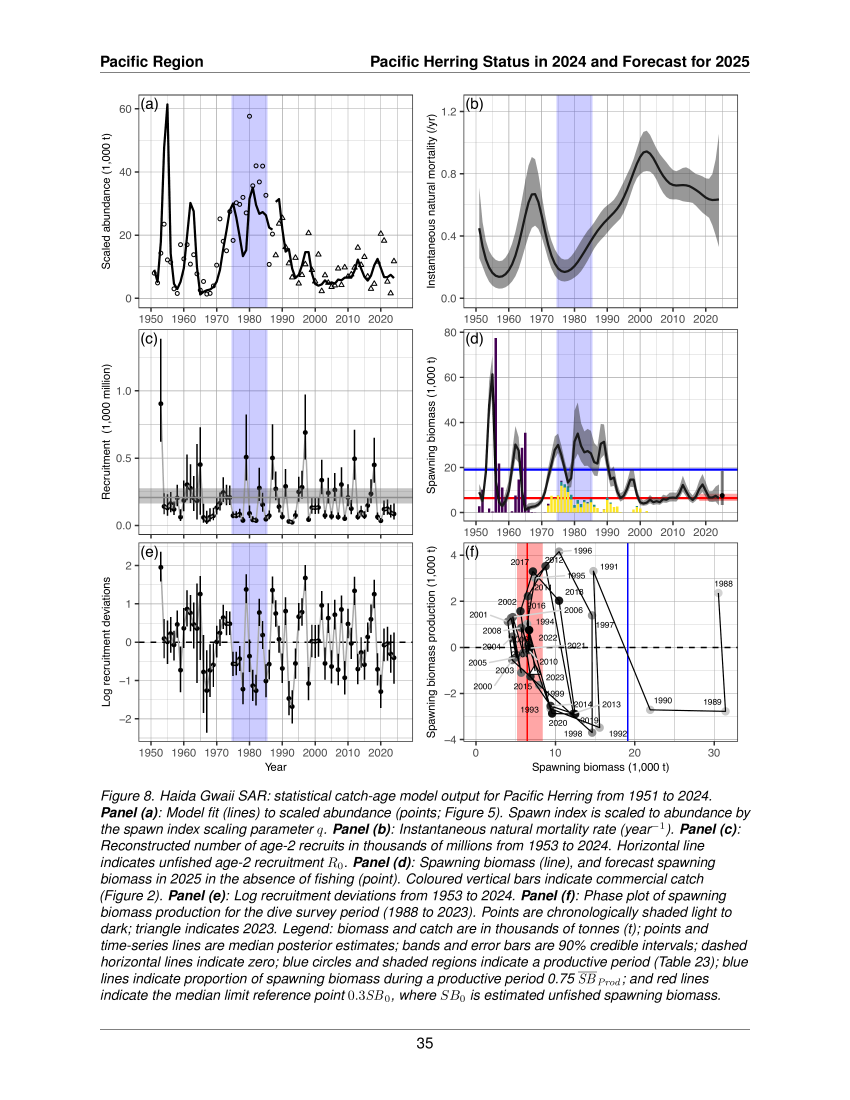
#> input picture talk-usuk-forum-2026/Talk_Materials/deck_build/dfo_src/SR2025005_page35_400dpi.png, 3400 x 4400 px (shown at 1/4 size)
$ python digitize_fig8d.py
#> lines starting #> are read from the running program, lines starting #| are printed output that depends on the picture; after the words box and inside, x2 and y2 are one past the last pixel; in counts of white or black regions, pixels touching at a corner belong together; long printed decimals are rounded
#!/usr/bin/env python3
# Digitize the black SPAWNING-BIOMASS median line from DFO SR 2025/005 Fig 8(d)
# (Haida Gwaii SCA, 1951-2024). Reproducible pixel trace — NOT eyeballed.
#
# y-calibration is INTERNAL & EXACT: the red horizontal line = LRP = 0.3*SB0 =
# 6.452 kt and the blue line = 0.75*SB_Prod = 19.107 kt (DFO SR 2025/005
# Table 19). Two known values -> exact linear pixel->kt map.
# x-calibration: detect the major decade vertical gridlines (1950..2020).
import numpy as np
from PIL import Image
import csv, os

SRC = os.path.join(os.path.dirname(__file__), "dfo_src",
                   "SR2025005_page35_400dpi.png")
OUT = os.path.join(os.path.dirname(__file__), "dfo_src")
im = Image.open(SRC).convert("RGB")
#> im is the input picture: PIL image 3400x4400 RGB; mean R, G, B 235.4, 234.8, 236.8
W, H = im.size
#> W = 3400; H = 4400
a = np.asarray(im).astype(int)               # (H,W,3)

# Panel (d) lives mid-right; crop generous then work in crop coords.
x0, y0, x1, y1 = int(W*0.50), int(H*0.295), int(W*0.99), int(H*0.505)
#> x0 = 1700; y0 = 1298; x1 = 3366; y1 = 2222
c = a[y0:y1, x0:x1]                           # crop
ch, cw, _ = c.shape
#> ch = 924; cw = 1666
R, G, B = c[:,:,0], c[:,:,1], c[:,:,2]
#> R: shape (924, 1666) int64; 256 distinct labels, from 0 to 255
#> G: shape (924, 1666) int64; 256 distinct labels, from 0 to 255
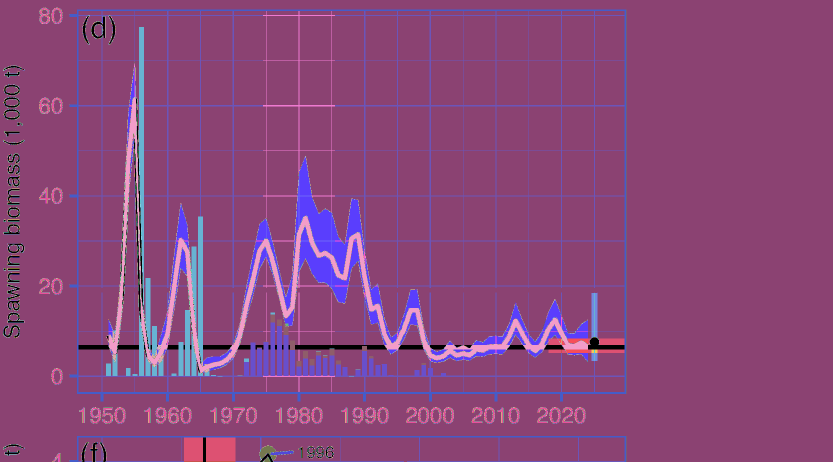
#> B: shape (924, 1666) int64 (shown at 1/2 size); 256 distinct labels, from 0 to 255; one colour per label, 0 black

# --- y-calibration from the red & blue reference lines ---
red  = (R > 150) & (G < 95) & (B < 95)
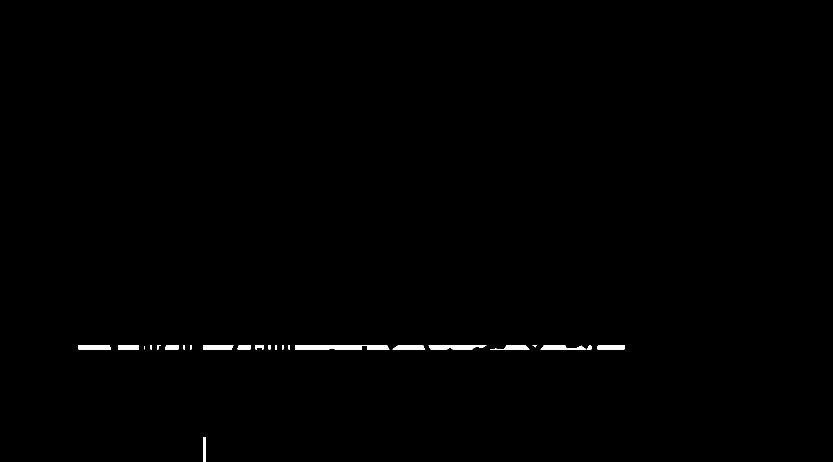
#> red: shape (924, 1666) bool (shown at 1/2 size); 0.46% white; 24 white regions (1 under 20 px), largest, box (x1, y1, x2, y2) and area: (590, 690, 779, 699) 1587, (857, 690, 973, 699) 877, (157, 690, 222, 699) 573
blue = (B > 150) & (R < 95) & (G < 130)
#> blue: shape (924, 1666) bool; 0.59% white; 12 white regions, largest, box (x1, y1, x2, y2) and area: (739, 576, 1249, 585) 4583, (593, 576, 730, 585) 1228, (406, 576, 496, 585) 804
red_rows  = np.where(red.sum(axis=1)  > 0.45*cw)[0]
#> red_rows = [690, 691, 692, 693, 694, 696, 697, 698]
blue_rows = np.where(blue.sum(axis=1) > 0.45*cw)[0]
#> blue_rows = [576, 577, 578, 579, 580, 581, 582, 583, 584]
y_red  = red_rows.mean()
#> y_red = 693.9
y_blue = blue_rows.mean()
#> y_blue = 580
V_RED, V_BLUE = 6.452, 19.107                 # Table 19 medians (kt)
# value = m*ypix + k
m = (V_RED - V_BLUE) / (y_red - y_blue)
#> m = -0.111
k = V_RED - m*y_red
#> k = 83.56
def y2v(yp): return m*yp + k

mx = np.maximum(np.maximum(R,G),B); mn = np.minimum(np.minimum(R,G),B)
#> after `mx = np.maximum(np.maximum(R, G), B)`: mx: shape (924, 1666) int64; 256 distinct labels, from 0 to 255
#> after `mn = np.minimum(np.minimum(R, G), B)`: mn: shape (924, 1666) int64; 256 distinct labels, from 0 to 255
blackpx = (mx < 110) & ((mx-mn) < 45)         # near-black/neutral
#> blackpx: shape (924, 1666) bool; 4.4% white; 92 white regions (6 under 20 px), largest, box (x1, y1, x2, y2) and area: (213, 127, 1178, 746) 31914, (139, 19, 1252, 803) 13413, (139, 872, 1252, 924) 3648

# --- plot interior X-extent from the red/blue reference-line span ---
# geom_hline spans the full panel data region -> its column extent = panel.
ref = red | blue
#> ref: shape (924, 1666) bool; 1.1% white; 36 white regions (1 under 20 px), largest, box (x1, y1, x2, y2) and area: (739, 576, 1249, 585) 4583, (590, 690, 779, 699) 1587, (593, 576, 730, 585) 1228
refcols = np.where(ref.sum(axis=0) > 0)[0]
#> refcols = 1029 values from 157 to 1248
xL, xR = int(refcols.min()), int(refcols.max())
#> xL = 157; xR = 1248
# ggplot continuous-x default expansion = mult 0.05 each side.
# Fig 8(d) data x-range = 1951..2025 (incl. 2025 forecast pt). The decade
# tick LABELS are 1950..2020; gridlines sit at those years inside the panel.
# Detect decade vertical gridlines strictly INSIDE (xL,xR), in a clean upper
# band (few data here except the 1956 bar) using neutral light-grey columns.
yb0, yb1 = max(0,int(min(y_red,y_blue))-9999), 0  # placeholder
#> yb0 = 0; yb1 = 0
# clean band = top ~12% of interior (above most data); interior top approx:
itop = max(0, int(y_red - (V_RED)/((V_BLUE-V_RED)/(y_blue-y_red+1e-9))) ) if False else 5
#> itop = 5
band = c[itop:itop+ max(20,int(0.10*ch)), xL+3:xR-3]
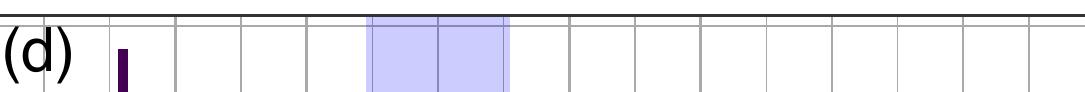
#> band: shape (92, 1085, 3) int64; mean R, G, B 235.5, 235.2, 241.1
mxb = np.maximum(np.maximum(band[:,:,0],band[:,:,1]),band[:,:,2])
#> mxb: shape (92, 1085) int64; 213 distinct labels, from 0 to 255
mnb = np.minimum(np.minimum(band[:,:,0],band[:,:,1]),band[:,:,2])
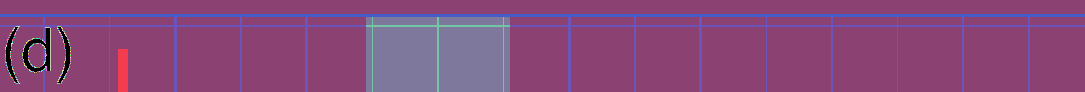
#> mnb: shape (92, 1085) int64; 212 distinct labels, from 0 to 255; one colour per label, 0 black
gl  = (mxb < 225) & (mxb > 120) & ((mxb-mnb) < 25)   # grey gridline
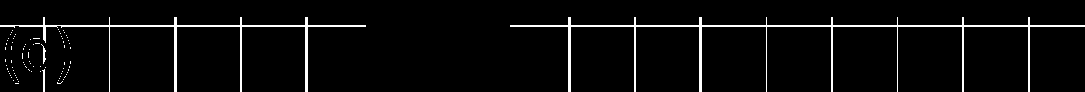
#> gl: shape (92, 1085) bool; 4% white in thin lines or dots, all inside (x1, y1, x2, y2) = (0, 17, 1085, 92)
prof = gl.sum(axis=0)
#> prof = 1085 values, max 75 at index 109, min 0 at index 366, mean 3.67
thr = max(3, 0.5*band.shape[0])
#> thr = 46
cols = np.where(prof >= thr)[0] + (xL+3)
#> cols = 27 values from 203 to 1189
# cluster
if len(cols):
    groups,cur=[],[cols[0]]
#> groups = []; cur = [203]
    for v in cols[1:]:
        if v-cur[-1]<=4: cur.append(v)
        else: groups.append(int(np.mean(cur))); cur=[v]
#> this loop made 26 passes
#> (v, cur) on passes 2, 3, 6, 8, 11, 14, 16, 19, 20, 22, 23, 25: (269, [269]), (334, [334]), (400, [400]), (465, [465]), (728, [728]), (794, [794]), (859, [859]), (926, [926]), (991, [991]), (1057, [1057]), (1122, [1122]), (1188, [1188])
#> v on passes 1, 4, 5, 7, 9, 10: 204, 335, 336, 401, 466, 467
#> after the loop, groups = [203, 269, 335, 400, 466, 729, 794, 860, 926, 991, 1057, 1122]
    groups.append(int(np.mean(cur))); groups=np.array(sorted(groups))
#> after `groups = np.array(sorted(groups))`: groups = [203, 269, 335, 400, 466, 729, 794, 860, 926, 991, 1057, 1122, 1188]
else:
    groups=np.array([])
years_dec = np.array([1950,1960,1970,1980,1990,2000,2010,2020])
#> years_dec = [1950, 1960, 1970, 1980, 1990, 2000, 2010, 2020]
# Robust: anchor X by the panel edges + ggplot 0.05 expansion (data 1951..2025)
dmin,dmax = 1951.0, 2025.0
pad = 0.05*(dmax-dmin)
panel_lo, panel_hi = dmin-pad, dmax+pad         # years at xL, xR
def yr2x(y): return xL + (y-panel_lo)/(panel_hi-panel_lo)*(xR-xL)
def x2yr(xp): return panel_lo + (xp-xL)/(xR-xL)*(panel_hi-panel_lo)
# QA the edge model against detected decade gridlines (if any)
if len(groups)>=6:
    gy = np.array([x2yr(g) for g in groups])
#> gy = [1950.7, 1955.7, 1960.6, 1965.4, 1970.4, 1990, 1994.8, 1999.8, 2004.7, 2009.5, 2014.4, 2019.3, 2024.2]
    # snap to nearest decade and report residual
    snap = np.round(gy/10)*10
#> snap = [1950, 1960, 1960, 1970, 1970, 1990, 1990, 2000, 2000, 2010, 2010, 2020, 2020]
    resid = np.abs(gy-snap)
#> resid = [0.732, 4.34, 0.581, 4.57, 0.355, 0.0228, 4.83, 0.249, 4.68, 0.475, 4.45, 0.701, 4.22]
    print(f"x-edge model: xL={xL} xR={xR} panel[{panel_lo:.1f},{panel_hi:.1f}]"
          f"  gridline-decade residual median={np.median(resid):.2f} yr (n={len(groups)})")
#| x-edge model: xL=157 xR=1248 panel[1947.3,2028.7]  gridline-decade residual median=0.73 yr (n=13)
else:
    print(f"x-edge model: xL={xL} xR={xR} panel[{panel_lo:.1f},{panel_hi:.1f}]  (no gridline check)")
y_top = max(0, int(min(y_red, y_blue)) - 250)
#> y_top = 330

# --- isolate the black SB line ---
# near-black & neutral; exclude red/blue line rows; exclude ribbon (mid grey)
black = (mx < 95) & ((mx-mn) < 38)
#> black: shape (924, 1666) bool; 4.2% white; 85 white regions (2 under 20 px), largest, box (x1, y1, x2, y2) and area: (213, 194, 1178, 746) 30358, (139, 19, 1252, 803) 13413, (139, 872, 1252, 924) 3648
black[red] = False; black[blue] = False
# NOTE: do NOT blank the red/blue rows wholesale — the SB line hugs the LRP
# in the recent low period; per-pixel colour exclusion above is enough.
# restrict to plot interior using the (solid) y-calibration: the value=0
# baseline is at pixel (0-k)/m; ignore anything at/below it (axis, labels,
# catch-bar bases) and anything implausibly high (> 85 kt).
y_zero = int(round((0.0 - k)/m))
#> y_zero = 752
y_hi   = int(round((85.0 - k)/m))
#> y_hi = -13
black[y_zero+1:, :] = False
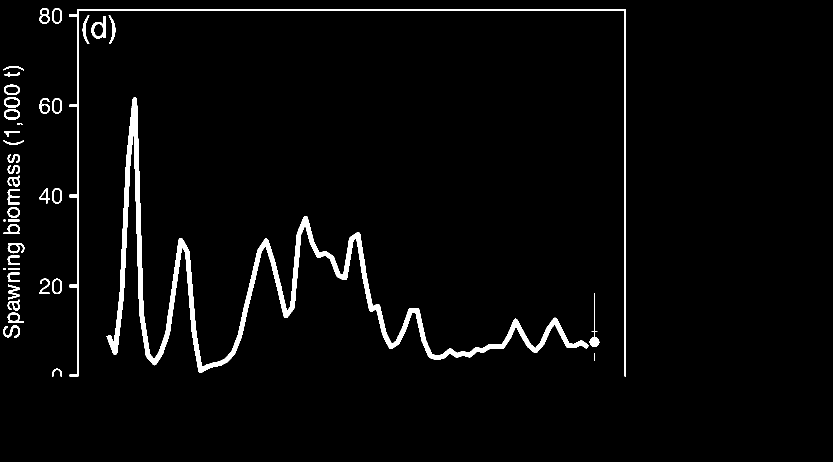
#> black: shape (924, 1666) bool (shown at 1/2 size); 3% white; 41 white regions (2 under 20 px), largest, box (x1, y1, x2, y2) and area: (213, 194, 1178, 746) 30358, (139, 19, 1252, 753) 8085, (183, 32, 211, 77) 521
black[:max(0,y_hi), :] = False

rows = []
for year in range(1951, 2025):
    xp = int(round(yr2x(year)))
    if xp < 2 or xp >= cw-2: continue
    band = black[:, xp-1:xp+2].any(axis=1)
    ys = np.where(band)[0]
    if len(ys) == 0:
        rows.append((year, None)); continue
    # the SB line: among black pixels, exclude very-bottom catch-bar tops by
    # taking the densest vertical cluster's centre, preferring the cluster
    # whose value is plausible (>0). Use median of the largest run.
    ys.sort()
    runs, cur = [], [ys[0]]
    for v in ys[1:]:
        if v-cur[-1] <= 4: cur.append(v)
        else: runs.append(cur); cur=[v]
    runs.append(cur)
    # choose run with most pixels (the continuous stroke), tie -> upper
    run = max(runs, key=lambda r:(len(r), -np.mean(r)))
    yc = float(np.mean(run))
    rows.append((year, round(y2v(yc), 3)))
#> this loop made 74 passes
#> (xp, yc) on passes 1 to 12: (207, 53.5), (220, 682), (233, 669), (247, 499), (260, 293), (274, 365), (287, 645), (300, 712.5), (314, 717), (327, 689), (341, 623.5), (354, 530.5)
#> (xp, run, yc) on passes 16, 17, 18, 19, 34, 51: (408, [731, 732, 733, 734, 735, 736, 737, 738, 739, 740, 741, 742], 736.5), (421, [726, 727, 728, 729, 730, 731, 732, 733, 734, 735], 730.5), (434, [723, 724, 725, 726, 727, 728, 729, 730, 731, 732], 727.5), (448, [717, 718, 719, 720, 721, 722, 723, 724, 725, 726, 727], 722), (649, [502, 503, 504, 505, 506, 507, 508, 509, 510, 511], 506.5), (877, [710, 711, 712, 713, 714, 715, 716, 717, 718, 719], 714.5)
#> after the loop, rows = 74 pairs, first value 1951 to 2024, second value 1.72 to 77.62

# --- QA print ---
print(f"y-cal: red@{y_red:.1f}=6.452  blue@{y_blue:.1f}=19.107  m={m:.5f} k={k:.3f}")
#| y-cal: red@693.9=6.452  blue@580.0=19.107  m=-0.1111 k=83.563
print(f"x-cal: edge model panel[{panel_lo:.1f},{panel_hi:.1f}] xL={xL} xR={xR}")
#| x-cal: edge model panel[1947.3,2028.7] xL=157 xR=1248
anch = {1955:'~55-61',1968:'low ~2-5',1980:'~28-33',1990:'~25-31',
        2010:'~9-12',2024:'≈6.4 (Table15)'}
d = dict(rows)
#> d = 74 items
for y,exp in anch.items():
    print(f"  {y}: digitized={d.get(y)}  expect {exp}")
#> this loop made 6 passes
#|   1955: digitized=51.001  expect ~55-61
#|   1968: digitized=2.715  expect low ~2-5
#|   1980: digitized=27.108  expect ~28-33
#|   1990: digitized=22.496  expect ~25-31
#|   2010: digitized=6.66  expect ~9-12
#|   2024: digitized=7.605  expect ≈6.4 (Table15)

with open(os.path.join(OUT,"dfo_sr2025005_fig8d_SB_digitized_1951_2024.csv"),"w",newline="") as f:
    w=csv.writer(f); w.writerow(["year","sb_kt_digitized","source","note"])
    for y,v in rows:
        w.writerow([y,v,"DFO CSAS SR 2025/005 Fig 8(d)",
                    "black SB median line; auto pixel-trace; y-cal from red LRP=6.452 & blue 0.75SBprod=19.107 (Table 19)"])
#> this loop made 74 passes
#> v on passes 1 to 12: 77.62, 7.77, 9.22, 28.11, 51, 43, 11.88, 4.38, 3.88, 6.99, 14.27, 24.61
print("WROTE dfo_sr2025005_fig8d_SB_digitized_1951_2024.csv  (n="+str(len([r for r in rows if r[1] is not None]))+")")
#| WROTE dfo_sr2025005_fig8d_SB_digitized_1951_2024.csv  (n=74)

# --- visual QA overlay ---
ov = Image.fromarray(a[y0:y1, x0:x1].astype(np.uint8)).convert("RGB")
pix = ov.load()
for year,v in rows:
    if v is None: continue
    xp=int(round(yr2x(year))); yp=int(round((v-k)/m))
    for dx in range(-2,3):
        for dy in range(-2,3):
            X,Y=xp+dx,yp+dy
            if 0<=X<cw and 0<=Y<ch: pix[X,Y]=(255,0,255)
#> this loop made 74 passes
#> (v, xp, yp) on passes 1 to 12: (77.62, 207, 54), (7.77, 220, 682), (9.22, 233, 669), (28.11, 247, 499), (51, 260, 293), (43, 274, 365), (11.88, 287, 645), (4.38, 300, 713), (3.88, 314, 717), (6.99, 327, 689), (14.27, 341, 623), (24.61, 354, 531)
ov.save(os.path.join(OUT,"fig8d_digitize_overlay.png"))
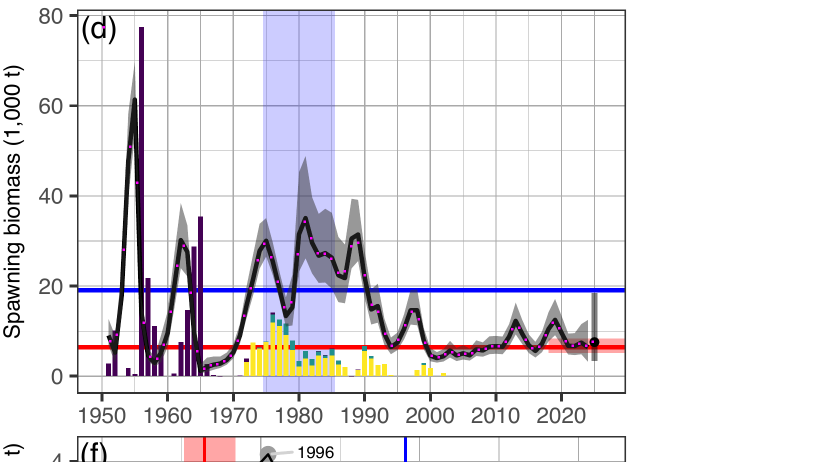
#> saved as fig8d_digitize_overlay.png: PIL image 1666x924 RGB (shown at 1/2 size); mean R, G, B 234.1, 231.6, 236
print("WROTE fig8d_digitize_overlay.png")
